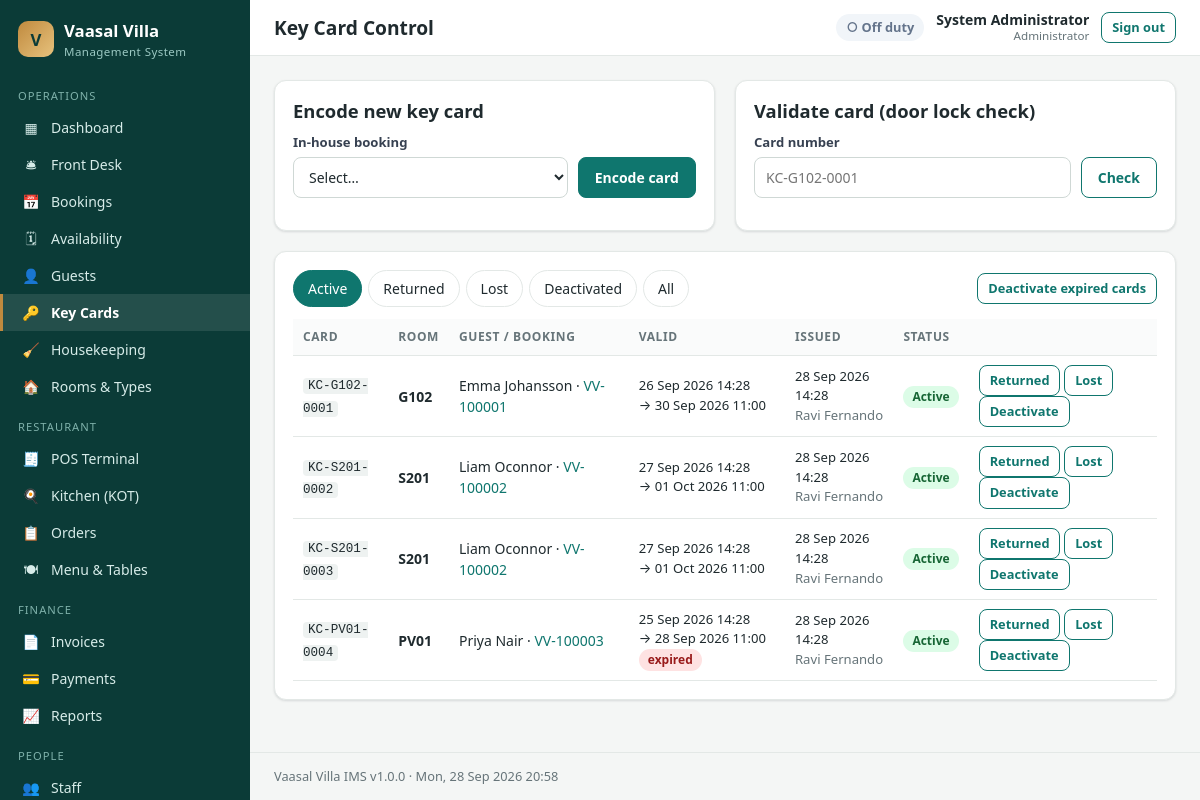
Screenshot of /admin/keycards.php (signed in) with the database file from the repository.
### tables this page shows
CREATE TABLE users (
  id            INT UNSIGNED AUTO_INCREMENT PRIMARY KEY,
  role_id       INT UNSIGNED NOT NULL,
  full_name     VARCHAR(120) NOT NULL,
  username      VARCHAR(60)  NOT NULL UNIQUE,
  email         VARCHAR(160) NULL,
  phone         VARCHAR(40)  NULL,
  password_hash VARCHAR(255) NOT NULL,
  department    VARCHAR(60)  NULL,
  hourly_rate   DECIMAL(10,2) NOT NULL DEFAULT 0,
  is_active     TINYINT(1)   NOT NULL DEFAULT 1,
  last_login    DATETIME     NULL,
  created_at    DATETIME     NOT NULL DEFAULT CURRENT_TIMESTAMP,
  CONSTRAINT fk_user_role FOREIGN KEY (role_id) REFERENCES roles(id)
);

CREATE TABLE roles (
  id          INT UNSIGNED AUTO_INCREMENT PRIMARY KEY,
  name        VARCHAR(60)  NOT NULL,
  slug        VARCHAR(60)  NOT NULL UNIQUE,
  description VARCHAR(255) NULL
);

CREATE TABLE key_cards (
  id          INT UNSIGNED AUTO_INCREMENT PRIMARY KEY,
  card_number VARCHAR(40) NOT NULL,
  booking_id  INT UNSIGNED NOT NULL,
  room_id     INT UNSIGNED NOT NULL,
  valid_from  DATETIME NOT NULL,
  valid_until DATETIME NOT NULL,
  status      ENUM('active','returned','lost','deactivated') NOT NULL DEFAULT 'active',
  issued_by   INT UNSIGNED NULL,
  issued_at   DATETIME NOT NULL DEFAULT CURRENT_TIMESTAMP,
  closed_at   DATETIME NULL,
  INDEX idx_kc_card (card_number),
  CONSTRAINT fk_kc_booking FOREIGN KEY (booking_id) REFERENCES bookings(id) ON DELETE CASCADE,
  CONSTRAINT fk_kc_room    FOREIGN KEY (room_id)    REFERENCES rooms(id),
  CONSTRAINT fk_kc_user    FOREIGN KEY (issued_by)  REFERENCES users(id) ON DELETE SET NULL
);

CREATE TABLE rooms (
  id                  INT UNSIGNED AUTO_INCREMENT PRIMARY KEY,
  room_type_id        INT UNSIGNED NOT NULL,
  room_number         VARCHAR(20) NOT NULL UNIQUE,
  floor               VARCHAR(20) NULL,
  status              ENUM('available','occupied','maintenance') NOT NULL DEFAULT 'available',
  housekeeping_status ENUM('clean','dirty','inspected','out_of_order') NOT NULL DEFAULT 'clean',
  notes               VARCHAR(255) NULL,
  CONSTRAINT fk_room_type FOREIGN KEY (room_type_id) REFERENCES room_types(id)
);

CREATE TABLE bookings (
  id               INT UNSIGNED AUTO_INCREMENT PRIMARY KEY,
  booking_ref      VARCHAR(20) NOT NULL UNIQUE,
  guest_id         INT UNSIGNED NOT NULL,
  source_id        INT UNSIGNED NOT NULL,
  external_ref     VARCHAR(60)  NULL,
  room_type_id     INT UNSIGNED NOT NULL,
  room_id          INT UNSIGNED NULL,
  check_in         DATE NOT NULL,
  check_out        DATE NOT NULL,
  adults           TINYINT UNSIGNED NOT NULL DEFAULT 1,
  children         TINYINT UNSIGNED NOT NULL DEFAULT 0,
  rate_per_night   DECIMAL(10,2) NOT NULL,
  room_total       DECIMAL(10,2) NOT NULL,
  status           ENUM('pending','confirmed','checked_in','checked_out','cancelled','no_show') NOT NULL DEFAULT 'pending',
  payment_status   ENUM('unpaid','partial','paid') NOT NULL DEFAULT 'unpaid',
  special_requests TEXT NULL,
  created_by       INT UNSIGNED NULL,
  created_at       DATETIME NOT NULL DEFAULT CURRENT_TIMESTAMP,
  checked_in_at    DATETIME NULL,
  checked_out_at   DATETIME NULL,
  INDEX idx_bk_dates (check_in, check_out),
  INDEX idx_bk_status (status),
  CONSTRAINT fk_bk_guest  FOREIGN KEY (guest_id)     REFERENCES guests(id),
  CONSTRAINT fk_bk_source FOREIGN KEY (source_id)    REFERENCES booking_sources(id),
  CONSTRAINT fk_bk_rtype  FOREIGN KEY (room_type_id) REFERENCES room_types(id),
  CONSTRAINT fk_bk_room   FOREIGN KEY (room_id)      REFERENCES rooms(id) ON DELETE SET NULL,
  CONSTRAINT fk_bk_user   FOREIGN KEY (created_by)   REFERENCES users(id) ON DELETE SET NULL
);

### includes/db.php (called while the page is built, shortened)
<?php
function db(): PDO
{
    static $pdo = null;
    if ($pdo === null) {
        $dsn = 'mysql:host=' . DB_HOST . ';port=' . DB_PORT . ';dbname=' . DB_NAME . ';charset=utf8mb4';
        try {
            $pdo = new PDO($dsn, DB_USER, DB_PASS, [
                PDO::ATTR_ERRMODE            => PDO::ERRMODE_EXCEPTION,
                PDO::ATTR_DEFAULT_FETCH_MODE => PDO::FETCH_ASSOC,
                PDO::ATTR_EMULATE_PREPARES   => false,
            ]);
            $pdo->exec("SET time_zone = '" . (new DateTime())->format('P') . "'");
        } catch (PDOException $e) {
            http_response_code(500);
            $msg = APP_DEBUG ? htmlspecialchars($e->getMessage()) : 'Database connection failed.';
            exit('<div style="font-family:sans-serif;max-width:640px;margin:60px auto;padding:24px;border:1px solid #fca5a5;background:#fef2f2;border-radius:10px">'
                . '<h2 style="margin-top:0;color:#b91c1c">Database connection failed</h2><p>' . $msg . '</p>'
                . '<p>Make sure MySQL is running in the XAMPP Control Panel and that <code>database.sql</code> has been imported. '
                . 'Credentials are in <code>config/config.php</code>.</p></div>');
        }
    }
    return $pdo;
}
function q(string $sql, array $params = []): PDOStatement
{
    $st = db()->prepare($sql);
    $st->execute($params);
    return $st;
}
function q_all(string $sql, array $params = []): array
{
    return q($sql, $params)->fetchAll();
}
function q_row(string $sql, array $params = []): ?array
{
    $r = q($sql, $params)->fetch();
    return $r === false ? null : $r;
}
function q_val(string $sql, array $params = [])
{
    $v = q($sql, $params)->fetchColumn();
    return $v === false ? null : $v;
}

### includes/auth.php (called while the page is built, shortened)
<?php
function current_user(): ?array
{
    static $user = false, $cachedFor = null;
    $sid = $_SESSION['user_id'] ?? null;
    if ($user !== false && $cachedFor === $sid) return $user;
    $cachedFor = $sid;
    $user = null;
    if (!empty($_SESSION['user_id'])) {
        $user = q_row('SELECT u.*, r.name AS role_name, r.slug AS role_slug FROM users u JOIN roles r ON r.id = u.role_id WHERE u.id = ? AND u.is_active = 1', [$_SESSION['user_id']]);
        $user['permissions'] = array_column(q_all(
            'SELECT p.slug FROM role_permissions rp JOIN permissions p ON p.id = rp.permission_id WHERE rp.role_id = ?',
            [$user['role_id']]
        ), 'slug');
    }
    return $user;
}
function can(string $perm): bool
{
    $u = current_user();
    return $u['role_slug'] === 'admin' || in_array($perm, $u['permissions'], true);
}
function require_login(): array
{
    $u = current_user();
    return $u;
}
function require_perm($perms): array
{
    $u = require_login();
    return $u;
}
function home_path(): string
{
    if (can('dashboard.view')) return 'admin/index.php';
    return 'staff/index.php';
}

### admin/keycards.php (the view, shortened to what this page needs)
<?php
require_perm('keycards.manage');
$title = 'Key Card Control';
$active = 'keycards';
$lookup = input('card');
$status = input('status', 'active');
$rows = q_all('SELECT k.*, r.room_number, b.booking_ref, b.id bid, CONCAT(g.first_name," ",g.last_name) guest, u.full_name issuer
               FROM key_cards k JOIN rooms r ON r.id=k.room_id JOIN bookings b ON b.id=k.booking_id JOIN guests g ON g.id=b.guest_id
               LEFT JOIN users u ON u.id=k.issued_by ' . ($status !== 'all' ? 'WHERE k.status = ?' : '') . ' ORDER BY k.issued_at DESC LIMIT 300',
               $status !== 'all' ? [$status] : []);
$inhouse = in_house_bookings();
require __DIR__ . '/../includes/admin_header.php';
?>
<div class="grid g2">
  <div class="card">
    <h2>Encode new key card</h2>
    <form method="post" class="filters"><?= csrf_field() ?><input type="hidden" name="action" value="issue">
      <div class="field" style="flex:1"><label>In-house booking</label><select name="booking_id" required><option value="">Select…</option>
        <?= options(array_map(fn($b) => [$b['id'], $b['room_number'] . ' · ' . $b['guest_name'] . ' (' . $b['booking_ref'] . ')'], $inhouse)) ?></select></div>
      <button class="btn">Encode card</button>
    </form>
  </div>
  <div class="card">
    <h2>Validate card (door lock check)</h2>
    <form class="filters"><div class="field" style="flex:1"><label>Card number</label><input name="card" value="<?= e($lookup) ?>" placeholder="KC-G102-0001"></div><button class="btn btn-ghost">Check</button></form>
  </div>
</div>
<div class="card">
  <div class="card-head">
    <div class="tabs" style="margin:0"><?php foreach (['active', 'returned', 'lost', 'deactivated', 'all'] as $s): ?><a class="<?= $status === $s ? 'active' : '' ?>" href="?status=<?= $s ?>"><?= label($s) ?></a><?php endforeach; ?></div>
    <form method="post" class="inline-form"><?= csrf_field() ?><input type="hidden" name="action" value="expire"><button class="btn btn-ghost btn-sm">Deactivate expired cards</button></form>
  </div>
  <div class="table-wrap"><table class="table">
    <thead><tr><th>Card</th><th>Room</th><th>Guest / booking</th><th>Valid</th><th>Issued</th><th>Status</th><th></th></tr></thead><tbody>
    <?php foreach ($rows as $k): ?>
      <tr><td><code><?= e($k['card_number']) ?></code></td><td><b><?= e($k['room_number']) ?></b></td>
        <td><?= e($k['guest']) ?> · <a href="booking_view.php?id=<?= $k['bid'] ?>"><?= e($k['booking_ref']) ?></a></td>
        <td class="small"><?= fdatetime($k['valid_from']) ?><br>→ <?= fdatetime($k['valid_until']) ?><?= $k['status'] === 'active' && strtotime($k['valid_until']) < time() ? ' <span class="badge badge-red">expired</span>' : '' ?></td>
        <td class="small"><?= fdatetime($k['issued_at']) ?><br><span class="muted"><?= e($k['issuer'] ?? '') ?></span></td><td><?= badge($k['status']) ?></td>
        <td class="right"><?php if ($k['status'] === 'active'): ?>
          <form method="post" class="inline-form"><?= csrf_field() ?><input type="hidden" name="action" value="status"><input type="hidden" name="id" value="<?= $k['id'] ?>">
            <button class="btn btn-sm btn-ghost" name="status" value="returned">Returned</button>
            <button class="btn btn-sm btn-ghost" name="status" value="lost" data-confirm="Block this card as lost?">Lost</button>
            <button class="btn btn-sm btn-ghost" name="status" value="deactivated">Deactivate</button></form><?php endif; ?></td></tr>
    <?php endforeach; if (!$rows): ?><tr><td colspan="7" class="empty">No key cards.</td></tr><?php endif; ?>
    </tbody></table></div>
</div>
<?php require __DIR__ . '/../includes/admin_footer.php'; ?>

### includes/admin_header.php (shortened to what this page needs)
<?php
$__u = current_user();
$active = $active ?? '';
$__nav = [
    ['Operations', [
        ['dashboard',   'admin/index.php',        'Dashboard',        '▦', ['dashboard.view']],
        ['frontdesk',   'admin/frontdesk.php',    'Front Desk',       '🛎', ['frontdesk.manage']],
        ['bookings',    'admin/bookings.php',     'Bookings',         '📅', ['bookings.manage']],
        ['calendar',    'admin/calendar.php',     'Availability',     '🗓', ['bookings.manage', 'frontdesk.manage']],
        ['guests',      'admin/guests.php',       'Guests',           '👤', ['guests.manage']],
        ['keycards',    'admin/keycards.php',     'Key Cards',        '🔑', ['keycards.manage']],
        ['housekeeping','admin/housekeeping.php', 'Housekeeping',     '🧹', ['housekeeping.manage']],
        ['rooms',       'admin/rooms.php',        'Rooms & Types',    '🏠', ['rooms.manage']],
    ]],
    ['Restaurant', [
        ['pos',         'pos/index.php',          'POS Terminal',     '🧾', ['pos.use']],
        ['kitchen',     'pos/kitchen.php',        'Kitchen (KOT)',    '🍳', ['kitchen.view']],
        ['orders',      'admin/orders.php',       'Orders',           '📋', ['pos.settle', 'billing.manage']],
        ['menu',        'admin/menu.php',         'Menu & Tables',    '🍽', ['menu.manage']],
    ]],
    ['Finance', [
        ['invoices',    'admin/invoices.php',     'Invoices',         '📄', ['billing.manage']],
        ['payments',    'admin/payments.php',     'Payments',         '💳', ['billing.manage']],
        ['reports',     'admin/reports.php',      'Reports',          '📈', ['reports.view']],
    ]],
    ['People', [
        ['staff',       'admin/staff.php',        'Staff',            '👥', ['staff.manage']],
        ['attendance',  'admin/attendance.php',   'Attendance',       '⏱', ['staff.manage']],
        ['roles',       'admin/roles.php',        'Roles & Permissions','🛡', ['roles.manage']],
    ]],
    ['System', [
        ['media',       'admin/media.php',        'Website Media',    '🖼', ['settings.manage']],
        ['channels',    'admin/channels.php',     'Booking Channels', '🌐', ['settings.manage']],
        ['messages',    'admin/messages.php',     'Web Enquiries',    '✉', ['dashboard.view']],
        ['log',         'admin/activity.php',     'Activity Log',     '📜', ['settings.manage']],
        ['settings',    'admin/settings.php',     'Settings',         '⚙', ['settings.manage']],
    ]],
];
$__myDuty = $__u ? q_val('SELECT id FROM attendance WHERE user_id = ? AND clock_out IS NULL ORDER BY id DESC LIMIT 1', [$__u['id']]) : null;
?><!DOCTYPE html>
<html lang="en">
<head>
<link rel="stylesheet" href="<?= e(url('assets/css/admin.css')) ?>">
</head>
<body class="admin">
<aside class="sidebar" id="sidebar">
  <a class="brand" href="<?= e(url(home_path())) ?>"><span class="brand-mark">V</span><span>Vaasal Villa<small>Management System</small></span></a>
  <nav>
  <?php foreach ($__nav as [$__group, $__items]):
      $__visible = array_filter($__items, fn($__i) => can_any($__i[4]));
      if (!$__visible) continue; ?>
    <div class="nav-group"><?= e($__group) ?></div>
    <?php foreach ($__visible as [$__key, $__href, $__text, $__icon]): ?>
      <a class="nav-link<?= $active === $__key ? ' active' : '' ?>" href="<?= e(url($__href)) ?>"><span class="ico"><?= $__icon ?></span><?= e($__text) ?></a>
    <?php endforeach; ?>
  <?php endforeach; ?>
  </nav>
</aside>
<div class="main">
  <header class="topbar">
    <h1><?= e($title ?? '') ?></h1>
    <div class="topbar-right">
      <?php if (can('attendance.self')): ?>
        <a href="<?= e(url('staff/index.php')) ?>" class="duty <?= $__myDuty ? 'on' : 'off' ?>"><?= $__myDuty ? '● On duty' : '○ Off duty' ?></a>
      <?php endif; ?>
      <div class="user-chip"><b><?= e($__u['full_name'] ?? '') ?></b><small><?= e($__u['role_name'] ?? '') ?></small></div>
      <a class="btn btn-sm btn-ghost" href="<?= e(url('logout.php')) ?>">Sign out</a>
    </div>
  </header>
  <main class="content">

### includes/functions.php (shortened to what this page needs)
<?php
function e($v): string
{
    return htmlspecialchars((string) ($v ?? ''), ENT_QUOTES, 'UTF-8');
}
function url(string $path = ''): string
{
    return BASE_URL . '/' . ltrim($path, '/');
}
function input(string $key, $default = '')
{
    $v = $_POST[$key] ?? $_GET[$key] ?? $default;
    return is_string($v) ? trim($v) : $v;
}
function fdatetime(?string $d): string
{
    return $d ? date('d M Y H:i', strtotime($d)) : '—';
}
function label(string $s): string
{
    return ucwords(str_replace('_', ' ', $s));
}
function badge(string $status): string
{
    $map = [
        'confirmed' => 'blue', 'pending' => 'amber', 'checked_in' => 'green', 'checked_out' => 'gray',
        'cancelled' => 'red', 'no_show' => 'red', 'available' => 'green', 'occupied' => 'blue',
        'maintenance' => 'red', 'clean' => 'green', 'dirty' => 'amber', 'inspected' => 'teal',
        'out_of_order' => 'red', 'active' => 'green', 'returned' => 'gray', 'lost' => 'red',
        'deactivated' => 'gray', 'in_progress' => 'blue', 'done' => 'teal', 'verified' => 'green',
        'paid' => 'green', 'unpaid' => 'red', 'partial' => 'amber', 'void' => 'gray', 'open' => 'blue',
        'closed' => 'gray', 'room_charge' => 'purple', 'new' => 'red', 'preparing' => 'amber',
        'ready' => 'green', 'served' => 'gray', 'free' => 'green', 'reserved' => 'amber',
        'urgent' => 'red', 'high' => 'amber', 'normal' => 'blue', 'low' => 'gray',
    ];
    $c = $map[$status] ?? 'gray';
    return '<span class="badge badge-' . $c . '">' . e(label($status)) . '</span>';
}

### rows the page displays
users: full_name "System Administrator", role.name "Administrator"
key_cards: card_number "KC-G102-0001", room.room_number "G102", guest "Emma Johansson", booking.booking_ref "VV-100001", valid_from "26 Sep 2026 14:28", valid_until "30 Sep 2026 11:00", issued_at "28 Sep 2026 14:28", issued_by.full_name "Ravi Fernando", status "Active"
key_cards: card_number "KC-S201-0002", room.room_number "S201", guest "Liam Oconnor", booking.booking_ref "VV-100002", valid_from "27 Sep 2026 14:28", valid_until "01 Oct 2026 11:00", issued_at "28 Sep 2026 14:28", issued_by.full_name "Ravi Fernando", status "Active"
key_cards: card_number "KC-S201-0003", room.room_number "S201", guest "Liam Oconnor", booking.booking_ref "VV-100002", valid_from "27 Sep 2026 14:28", valid_until "01 Oct 2026 11:00", issued_at "28 Sep 2026 14:28", issued_by.full_name "Ravi Fernando", status "Active"
key_cards: card_number "KC-PV01-0004", room.room_number "PV01", guest "Priya Nair", booking.booking_ref "VV-100003", valid_from "25 Sep 2026 14:28", valid_until "28 Sep 2026 11:00", shows "expired", issued_at "28 Sep 2026 14:28", issued_by.full_name "Ravi Fernando", status "Active"

### other values shown
$__group "OPERATIONS"
$__icon "▦"
$__text "Dashboard"
$__icon "🛎"
$__text "Front Desk"
$__icon "📅"
$__text "Bookings"
$__icon "🗓"
$__text "Availability"
$__icon "👤"
$__text "Guests"
$__icon "🔑"
$__text "Key Cards"
$__icon "🧹"
$__text "Housekeeping"
